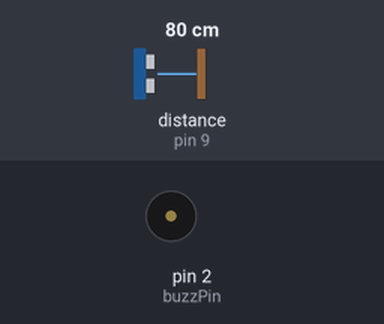
Recording of a sketch running on a simulated Arduino Uno, built with avr-gcc and run on an emulated ATmega328P. Shown: buzzer (waves = sounding, pin HIGH). Wiring (inferred from the names in the program): ultrasonic range finder: trigger pin 10; echo pin 9. Inputs (shaded band) come from the test bench; at power-on: distance to the obstacle (sensor on pin 9) 80 cm. The echo pulse lasts 58.3 µs per cm; pins used as bus, display or sensor lines are not drawn.

Above: at 1.12 s.
1.3 s: distance to the obstacle (sensor on pin 9) set to 2 cm
At 1.88 s:
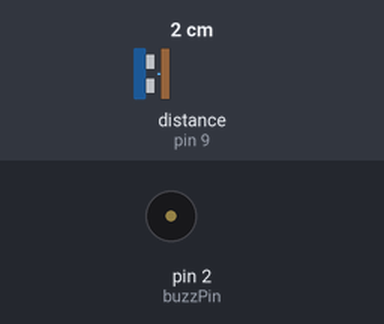
4.3 s: distance to the obstacle (sensor on pin 9) set to 60 cm
At 4.48 s:
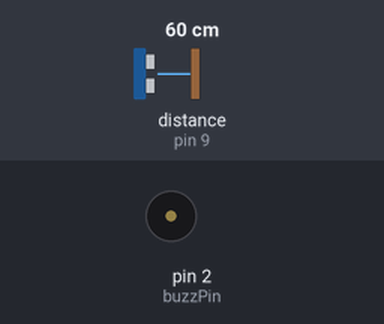
Timing chart, 0 to 13.3 s (numbered marks = the images above; inputs shaded):
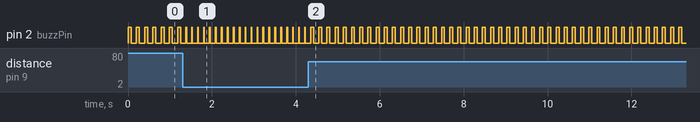

Measured:
- after the input at 1.3 s, pin 2 (buzzPin): alternates HIGH for 0.02 s and LOW for 0.12 s, starting after 0.10 s
- after the input at 4.3 s, pin 2 (buzzPin): alternates HIGH for 0.07 s and LOW for 0.13 s, starting after 0.12 s
- by itself, pin 2 (buzzPin): alternates HIGH for 0.07 s and LOW for 0.13 s

The sketch:

obstacle_detector.ino
```cpp
int const trigPin = 10;
int const echoPin = 9;
int const buzzPin = 2;
void setup()
{ pinMode(trigPin, OUTPUT); //SETTING PINS
pinMode(echoPin, INPUT); //SETTING PINS
pinMode(buzzPin, OUTPUT); //SETTING BUZZER 1
}
void loop()
{
  int t, d; //Ultrasonic sensor starts working
  digitalWrite(trigPin, HIGH);
  delay(1);
  digitalWrite(trigPin, LOW);
  //Time taken to get reflected from the obstacle
  t = pulseIn(echoPin, HIGH);
  //distance between the sensor and obstacle is calculated using reflection time
  d = (t/2) / 29.1;
  //Buzzer beeps based on the distance
  if (d <= 50 && d >= 0)
  {
    digitalWrite(buzzPin, HIGH);
    delay(20);
    digitalWrite(buzzPin,LOW);
  }

  else if(d>50 && d <=100 )
  {
    digitalWrite(buzzPin, HIGH);
    delay(70);
    digitalWrite(buzzPin,LOW);
  }

  else if(d>100 && d<150)
  {
    digitalWrite(buzzPin, HIGH);
    delay(120);
    digitalWrite(buzzPin,LOW);
  }

  else
  {
    digitalWrite(buzzPin,LOW);
  }

  delay(120);
}
```
